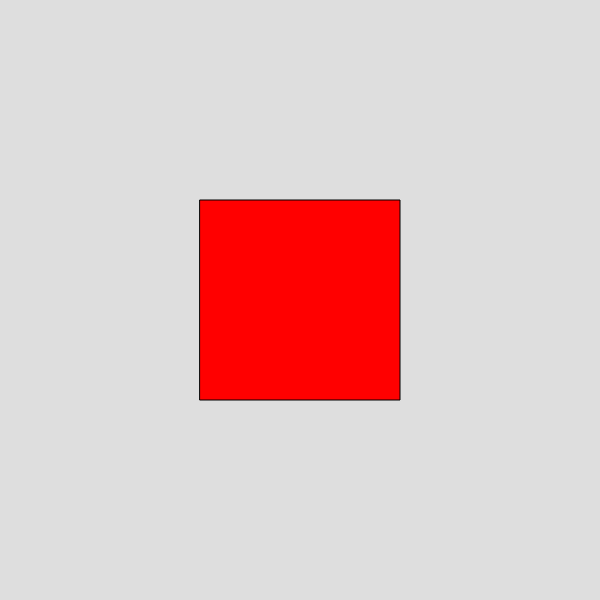
Frame 1 (no input)
Frame 60 (no input): identical to frame 1, image omitted
Frame 120 (the mouse pressed at the canvas centre since frame 60): identical to frame 1, image omitted

The p5.js sketch that drew this single still picture (run headless with seeded random() and noise() and a simulated clock; from frame 60 on, the mouse is pressed at the canvas centre):

// p5.js sketch
// ── sketch.js

function setup() {
  createCanvas(600, 600);
}

function draw() {
  background(222);
  fill(255, 0, 0);
  rect(width/2 - 100, height/2 - 100, 200, 200);
}
